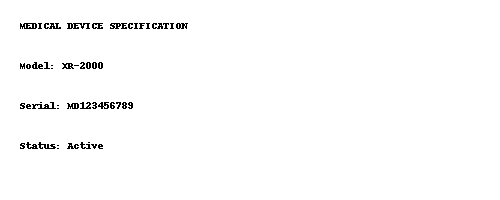

This chart was generated by the following Python code:
"""
Simple test script to verify the new OCR service works properly
"""
import asyncio
import sys
import os
import logging
from pathlib import Path

# Add the backend directory to Python path
sys.path.append(os.path.dirname(os.path.abspath(__file__)))

# Configure logging
logging.basicConfig(level=logging.INFO)
logger = logging.getLogger(__name__)

async def test_simple_ocr():
    """Test the simple OCR service"""
    try:
        logger.info("🧪 Testing Simple OCR Service")
        logger.info("=" * 50)
        
        # Import the simple OCR service
        from app.services.simple_ocr_service import simple_ocr_service
        
        if not simple_ocr_service.is_available():
            logger.error("❌ OCR service not available - please install pytesseract or easyocr")
            logger.info("Install with: pip install easyocr pytesseract")
            return False
        
        logger.info(f"✅ OCR service available with methods: {simple_ocr_service.available_methods}")
        
        # Create a test image if it doesn't exist
        sample_image_path = Path("test_simple_ocr.png")
        if not sample_image_path.exists():
            logger.info("📸 Creating test image...")
            
            from PIL import Image, ImageDraw, ImageFont
            
            # Create a test image with clear text
            img = Image.new('RGB', (500, 200), color='white')
            draw = ImageDraw.Draw(img)
            
            # Add clear, readable test text
            try:
                font = ImageFont.load_default()
                draw.text((20, 20), "MEDICAL DEVICE SPECIFICATION", fill='black', font=font)
                draw.text((20, 60), "Model: XR-2000", fill='black', font=font)
                draw.text((20, 100), "Serial: MD123456789", fill='black', font=font)
                draw.text((20, 140), "Status: Active", fill='black', font=font)
            except:
                draw.text((20, 20), "MEDICAL DEVICE SPECIFICATION", fill='black')
                draw.text((20, 60), "Model: XR-2000", fill='black')
                draw.text((20, 100), "Serial: MD123456789", fill='black')
                draw.text((20, 140), "Status: Active", fill='black')
            
            img.save(sample_image_path)
            logger.info(f"✅ Created test image: {sample_image_path}")
        
        # Test the OCR processing
        logger.info("🔍 Testing OCR processing...")
        
        with open(sample_image_path, "rb") as f:
            image_bytes = f.read()
        
        start_time = asyncio.get_event_loop().time()
        
        try:
            result_text, result_metadata = await asyncio.wait_for(
                simple_ocr_service.process_document(image_bytes, str(sample_image_path)),
                timeout=20.0  # 20 second timeout for test
            )
            
            end_time = asyncio.get_event_loop().time()
            processing_time = end_time - start_time
            
            logger.info(f"✅ OCR completed in {processing_time:.2f} seconds")
            logger.info(f"📝 Extracted text length: {len(result_text)} characters")
            logger.info(f"📊 Metadata: {result_metadata}")
            
            if result_text.strip():
                logger.info(f"📄 Extracted text:")
                logger.info(f"'{result_text}'")
                logger.info("✅ OCR test successful!")
                return True
            else:
                logger.warning("⚠️ No text extracted, but processing completed without errors")
                return True
            
        except asyncio.TimeoutError:
            logger.error("❌ OCR processing timed out")
            return False
        except Exception as e:
            logger.error(f"❌ OCR processing failed: {e}")
            return False
            
    except Exception as e:
        logger.error(f"❌ Test setup failed: {e}")
        return False

async def test_pdf_processing():
    """Test PDF processing if a sample PDF is available"""
    sample_pdf_path = Path("sample_medical_device_spec.pdf")
    if not sample_pdf_path.exists():
        sample_pdf_path = Path("test_dcx_template.docx")
    
    if sample_pdf_path.exists():
        logger.info(f"🔍 Testing with sample file: {sample_pdf_path}")
        
        try:
            from app.services.simple_ocr_service import simple_ocr_service
            
            with open(sample_pdf_path, "rb") as f:
                file_bytes = f.read()
            
            result_text, result_metadata = await asyncio.wait_for(
                simple_ocr_service.process_document(file_bytes, str(sample_pdf_path)),
                timeout=30.0
            )
            
            logger.info(f"✅ File processed - Text length: {len(result_text)}")
            logger.info(f"📊 Metadata: {result_metadata}")
            
            return True
            
        except Exception as e:
            logger.warning(f"⚠️ PDF test failed: {e}")
            return False
    else:
        logger.info("📄 No sample PDF found - skipping PDF test")
        return True

async def main():
    """Main test function"""
    logger.info("🚀 Starting Simple OCR Service Tests")
    
    # Test basic OCR
    ocr_success = await test_simple_ocr()
    
    # Test PDF processing
    pdf_success = await test_pdf_processing()
    
    if ocr_success and pdf_success:
        logger.info("\n🎉 All tests passed! Simple OCR service is working correctly")
        logger.info("\n📋 Next steps:")
        logger.info("   1. Restart your FastAPI server")
        logger.info("   2. Try uploading a scanned PDF or image from the frontend")
        logger.info("   3. The upload should complete much faster now")
        logger.info("   4. Check server logs for processing details")
    else:
        logger.error("\n❌ Some tests failed")
        logger.info("\n🔧 Troubleshooting:")
        logger.info("   - Install OCR dependencies: pip install easyocr pytesseract")
        logger.info("   - For Tesseract: also install tesseract-ocr system package")
        logger.info("   - Check available system memory")

if __name__ == "__main__":
    asyncio.run(main())
